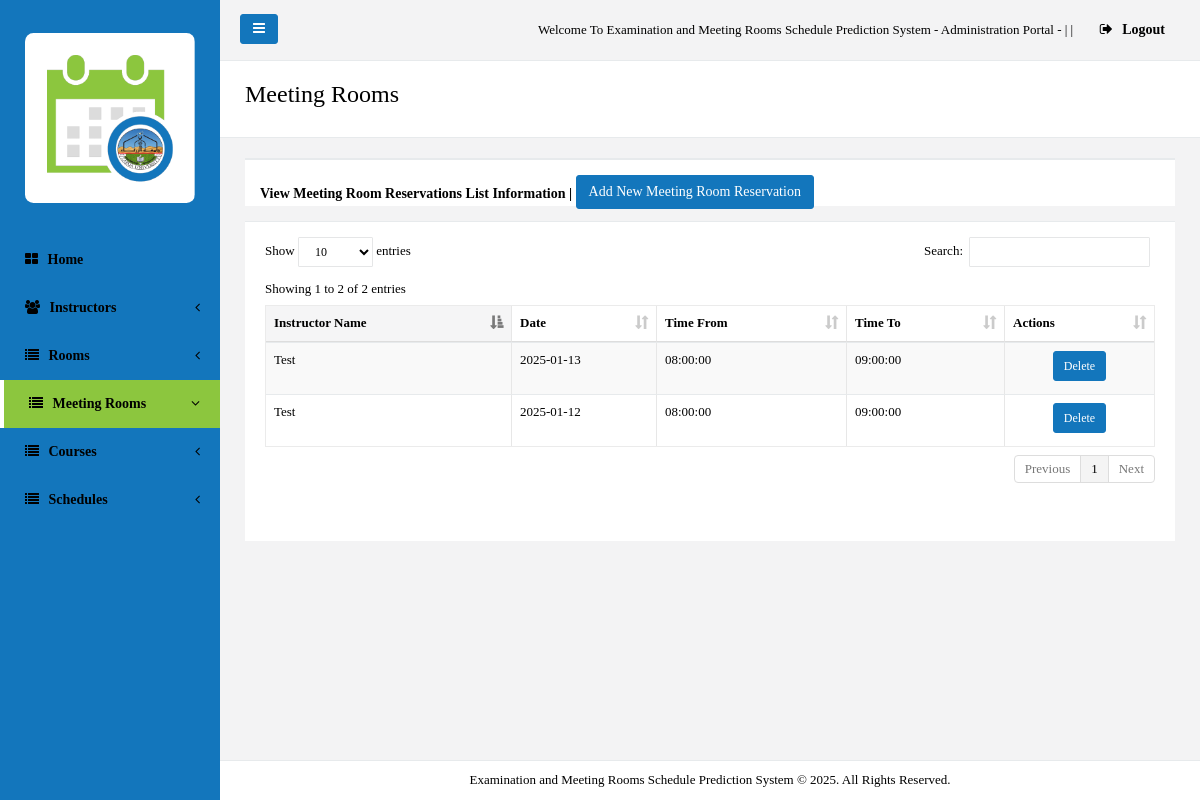
The app's page /Administrator/Manage_Meeting_Room_Reservations.php?MR_ID=1 (signed in) with its own data.
### tables this page shows
CREATE TABLE `meeting_rooms_reservations` (
  `ID` int(20) NOT NULL,
  `Room_ID` int(20) NOT NULL,
  `Instructor_ID` int(20) NOT NULL,
  `Date` text NOT NULL,
  `Time_From` time NOT NULL,
  `Time_To` time NOT NULL
);

CREATE TABLE `instructors` (
  `ID` int(20) NOT NULL,
  `Year` varchar(250) NOT NULL,
  `Semester` varchar(250) NOT NULL,
  `Department` varchar(250) NOT NULL,
  `Instructor_Name` varchar(250) NOT NULL,
  `Instructor_Username` varchar(250) NOT NULL,
  `Instructor_Password` varchar(250) NOT NULL
);

### Administrator/Manage_Meeting_Room_Reservations.php (the view, shortened to what this page needs)
<?php
include("../includes/config.php");
$MR_ID = $_GET['MR_ID'];
?>
<!DOCTYPE html>
<html>
<head>
   <link href="css/bootstrap.min.css" rel="stylesheet">
	    <link href="css/plugins/bootstrap/bootstrap.min.css" rel="stylesheet">
    <link href="font-awesome/css/font-awesome.css" rel="stylesheet">
	    <link href="css/plugins/dataTables/datatables.min.css" rel="stylesheet">
    <link href="css/plugins/toastr/toastr.min.css" rel="stylesheet">
    <link href="js/plugins/gritter/jquery.gritter.css" rel="stylesheet">
    <link href="css/animate.css" rel="stylesheet">
    <link href="css/style.css" rel="stylesheet">
</head>
<body style="back">
    <div id="wrapper">
        <nav class="navbar-default navbar-static-side" role="navigation">
            <div class="sidebar-collapse">
                <ul class="nav metismenu" id="side-menu">
                    <li class="nav-header">
                        <div class="dropdown profile-element"> <span>
                            <img alt="image" class="img-circle" src="img/logo2.jpg" width="100%"/>
                             </span>
                        </div>
                    </li>
                    <li class="">
                        <a href="index.php"><i class="fa fa-th-large"></i> <span class="nav-label">Home</span></a>
                    </li>
                       <li >
                        <a href="#"><i class="fa fa-users"></i> <span class="nav-label">Instructors</span><span class="fa arrow"></span></a>
                    </li>
					   <li >
                        <a href="#"><i class="fa fa-list"></i> <span class="nav-label">Rooms</span><span class="fa arrow"></span></a>
                    </li>
					 <li class="active">
                        <a href="#"><i class="fa fa-list"></i> <span class="nav-label">Meeting Rooms</span><span class="fa arrow"></span></a>
                    </li>
					   <li >
                        <a href="#"><i class="fa fa-list"></i> <span class="nav-label">Courses</span><span class="fa arrow"></span></a>
                    </li>
						 <li>
                        <a href="#"><i class="fa fa-list"></i> <span class="nav-label">Schedules</span><span class="fa arrow"></span></a>
                    </li>
                </ul>
            </div>
        </nav>
        <div id="page-wrapper" class="gray-bg dashbard-1">
        <div class="row border-bottom">
        <nav class="navbar navbar-static-top" role="navigation" style="margin-bottom: 0">
        <div class="navbar-header">
            <a class="navbar-minimalize minimalize-styl-2 btn btn-primary " href="#"><i class="fa fa-bars"></i> </a>
        </div>
            <ul class="nav navbar-top-links navbar-right">
                <li>
                    <span class="m-r-sm text-muted welcome-message">Welcome To Examination and Meeting Rooms Schedule Prediction System - Administration Portal -  |  | </span>
                </li>
                <li>
                    <a href="Logout.php">
                        <i class="fa fa-sign-out"></i> Logout
                    </a>
                </li>
            </ul>
        </nav>
        </div>
        <div class="row wrapper border-bottom white-bg page-heading">
                <div class="col-lg-10">
                    <h2>Meeting Rooms</h2>
                </div>
                <div class="col-lg-2">
                </div>
            </div>
 <div class="wrapper wrapper-content animated fadeInRight">
            <div class="row">
                <div class="col-lg-12">
                <div class="ibox float-e-margins">
                    <div class="ibox-title">
                        <h5>View Meeting Room Reservations List Information | <a href="Add_New_Meeting_Room_Reservation.php?MR_ID=<?php echo $MR_ID; ?>" class="btn btn-primary">Add New Meeting Room Reservation</a></h5>
                    </div>
                          <div class="ibox-content">
                     <div class="table-responsive">
                    <table class="table table-striped table-bordered table-hover dataTables-example" >
                    <thead>
                    <tr>
                            <th>Instructor Name</th>
                            <th>Date</th>
                            <th>Time From</th>
                            <th>Time To</th>
                        <th>Actions</th>
                    </tr>
                    </thead>
                    <tbody>
                    <?php
					$sql1 = mysqli_query($dbConn,"select * from meeting_rooms_reservations where Room_ID='$MR_ID' order by ID DESC");
					while ($row1 = mysqli_fetch_array($sql1)){
						$MRR_ID = $row1['ID'];
											$Date = $row1['Date'];
											$Instructor_ID = $row1['Instructor_ID'];
											$Time_From = $row1['Time_From'];
											$Time_To = $row1['Time_To'];
					$sql2 = mysqli_query($dbConn,"select * from instructors where ID='$Instructor_ID'");
					$row2 = mysqli_fetch_array($sql2);
					$Instructor_Name = $row2['Instructor_Name'];
					?>
                    <tr class="grade">
                          <td><?php echo $Instructor_Name; ?></td>
                          <td><?php echo $Date; ?></td>
                          <td><?php echo $Time_From; ?></td>
                          <td><?php echo $Time_To; ?></td>
 <td><center>
 <a href="JavaScript:if(confirm('Are You Sure To Delete This Meeting Room Reservation ?')==true)
{location.replace('Delete_Meeting_Room_Reservation.php?MRR_ID=<?php echo $MRR_ID; ?>&MR_ID=<?php echo $MR_ID; ?>')}" class="btn btn-primary btn-sm" role="button">Delete</a>
 </center></td>
 </tr>
                    <?php
					}
					?>
                    </tbody>
                    </table>
                        </div>
                        </div>
                    </div>
                </div>
               </div></div>
                <div class="footer">
                    <div>
                         <center>Examination and Meeting Rooms Schedule Prediction System © 2025. All Rights Reserved.</center>
                    </div>
                </div>
            </div>
        </div>
</body>
</html>

### Administrator/Manage_Meeting_Room_Reservations.php (style rules this page uses)
body { font-family: myFirstFont; }

### records on screen
meeting_rooms_reservations: Instructor_ID.Instructor_Name "Test", Date "2025-01-13", Time_From "08:00:00", Time_To "09:00:00"
meeting_rooms_reservations: Instructor_ID.Instructor_Name "Test", Date "2025-01-12", Time_From "08:00:00", Time_To "09:00:00"
